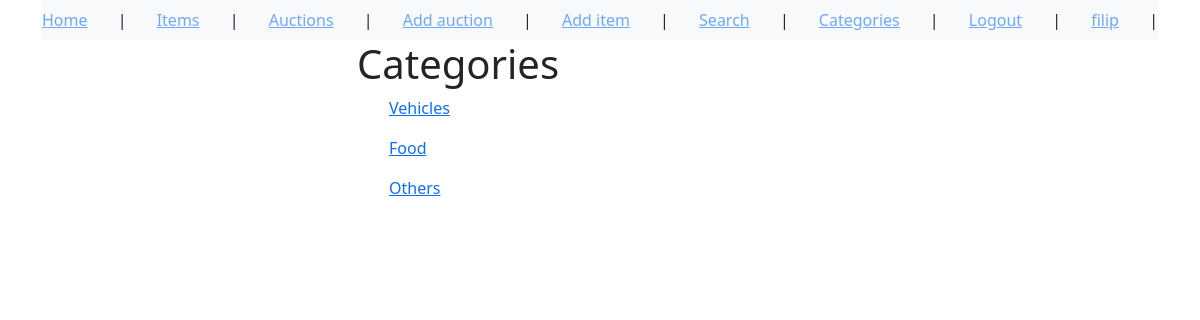
Page /categories/ (signed in) on the committed database.
### auctions/models.py (models this page shows, shortened)
class Category(models.Model):
    name = models.SlugField(max_length=64)
    description = models.TextField()

### auctions/views.py (the view)
# urls.py: path('categories/', auctions.CategoriesList.as_view()),
class CategoriesList(ListView):
    model = Category

### templates/auctions/category_list.html (shortened to what this page needs)
{% extends 'auctions/base_template.html' %}
{% block content %}
<h1>Categories</h1>
{% for category in category_list %}
    <ul><a href="/category/{{ category.name }}">{{ category.name }}</a></ul>
{% endfor %}
{% endblock %}

### templates/auctions/base_template.html (shortened to what this page needs)
<!DOCTYPE html>
<html lang="en">
<head>
    <link href="https://cdn.jsdelivr.net/npm/bootstrap@5.3.0-alpha3/dist/css/bootstrap.min.css" rel="stylesheet">
</head>
<body><div class="container">
    <nav class="navbar bg-light" data-bs-theme="dark">
        <a href="/home">Home</a> |
        <a href="/items">Items</a> |
        <a href="/auctions">Auctions</a> |
        <a href="/add-auction">Add auction</a> |
        <a href="/add-item">Add item</a> |
        <a href="/search">Search</a> |
        <a href="/categories">Categories</a> |
        {% if user.is_authenticated %}
            <a href="/logout">Logout</a> |
            <a href="/user/{{ user.username }}">{{ user.username }}</a> |
        {% else %}
            <a href="/accounts/login">Login</a> |
            <a href="/create-account">Create account</a> |
        {% endif %}
</nav>
</div>
<div id="content", name="content", class="main">
    <div class="row justify-content-center">
        <div class="col-5">
{% block content %}{% endblock %}
</div>
</div>
</div>
</body>
</html>

### rows in the picture
Category: name "Vehicles"
Category: name "Food"
Category: name "Others"

### other values in the picture
{{ user.username }} "filip"
